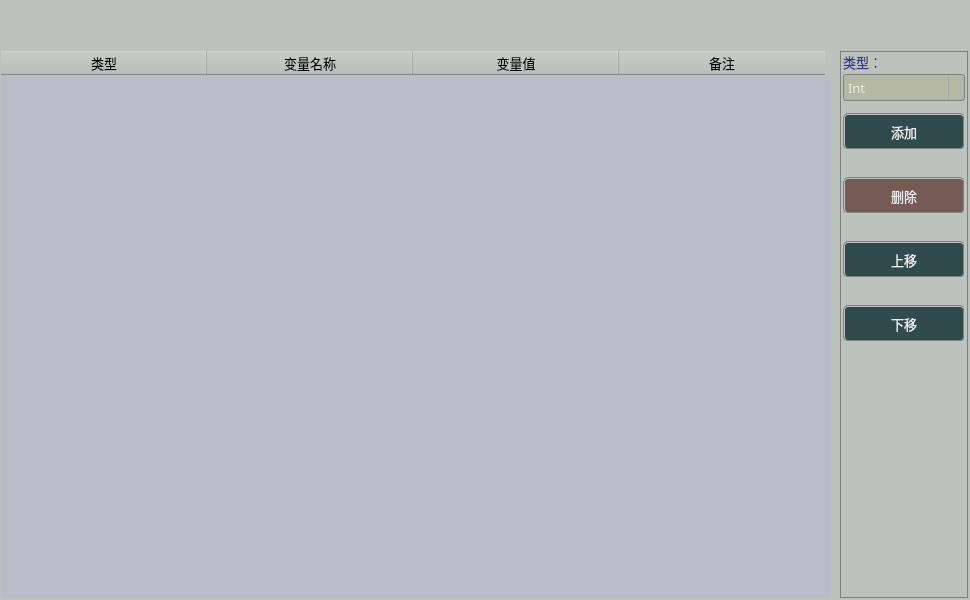
<?xml version="1.0" encoding="UTF-8"?>
<ui version="4.0">
 <class>frmGlobalVariableClass</class>
 <widget class="QDialog" name="frmGlobalVariableClass">
  <property name="geometry">
   <rect>
    <x>0</x>
    <y>0</y>
    <width>970</width>
    <height>600</height>
   </rect>
  </property>
  <property name="sizePolicy">
   <sizepolicy hsizetype="Fixed" vsizetype="Fixed">
    <horstretch>0</horstretch>
    <verstretch>0</verstretch>
   </sizepolicy>
  </property>
  <property name="minimumSize">
   <size>
    <width>970</width>
    <height>600</height>
   </size>
  </property>
  <property name="maximumSize">
   <size>
    <width>970</width>
    <height>600</height>
   </size>
  </property>
  <property name="windowTitle">
   <string>全局变量</string>
  </property>
  <property name="styleSheet">
   <string notr="true">background-color: #bcc2bc;</string>
  </property>
  <layout class="QVBoxLayout" name="verticalLayout_3">
   <property name="leftMargin">
    <number>1</number>
   </property>
   <property name="topMargin">
    <number>1</number>
   </property>
   <property name="rightMargin">
    <number>2</number>
   </property>
   <property name="bottomMargin">
    <number>2</number>
   </property>
   <item>
    <spacer name="verticalSpacer_2">
     <property name="orientation">
      <enum>Qt::Vertical</enum>
     </property>
     <property name="sizeType">
      <enum>QSizePolicy::Fixed</enum>
     </property>
     <property name="sizeHint" stdset="0">
      <size>
       <width>20</width>
       <height>50</height>
      </size>
     </property>
    </spacer>
   </item>
   <item>
    <layout class="QGridLayout" name="gridLayout" rowstretch="0">
     <property name="horizontalSpacing">
      <number>9</number>
     </property>
     <property name="verticalSpacing">
      <number>7</number>
     </property>
     <item row="0" column="3">
      <layout class="QVBoxLayout" name="verticalLayout_2">
       <property name="spacing">
        <number>0</number>
       </property>
       <item>
        <widget class="QFrame" name="frame">
         <property name="sizePolicy">
          <sizepolicy hsizetype="Fixed" vsizetype="Preferred">
           <horstretch>0</horstretch>
           <verstretch>0</verstretch>
          </sizepolicy>
         </property>
         <property name="minimumSize">
          <size>
           <width>128</width>
           <height>0</height>
          </size>
         </property>
         <property name="styleSheet">
          <string notr="true">border: 1px solid gray;</string>
         </property>
         <property name="frameShape">
          <enum>QFrame::StyledPanel</enum>
         </property>
         <property name="frameShadow">
          <enum>QFrame::Raised</enum>
         </property>
         <layout class="QVBoxLayout" name="verticalLayout_4">
          <property name="spacing">
           <number>2</number>
          </property>
          <property name="leftMargin">
           <number>2</number>
          </property>
          <property name="topMargin">
           <number>0</number>
          </property>
          <property name="rightMargin">
           <number>2</number>
          </property>
          <property name="bottomMargin">
           <number>0</number>
          </property>
          <item>
           <widget class="QLabel" name="label">
            <property name="font">
             <font>
              <family>微软雅黑</family>
              <pointsize>10</pointsize>
             </font>
            </property>
            <property name="styleSheet">
             <string notr="true">color: rgba(0, 0, 127,180);
border:none;</string>
            </property>
            <property name="text">
             <string>类型：</string>
            </property>
           </widget>
          </item>
          <item>
           <widget class="QComboBox" name="comboType">
            <property name="minimumSize">
             <size>
              <width>94</width>
              <height>27</height>
             </size>
            </property>
            <property name="font">
             <font>
              <family>微软雅黑</family>
              <pointsize>10</pointsize>
             </font>
            </property>
            <property name="styleSheet">
             <string notr="true">QComboBox {
    border: 1px solid gray;
    border-radius: 3px;  
    min-width: 6.1em;
    color: rgb(239, 235, 231);
	background-color: rgba(170, 170, 127,100);
}
QComboBox::drop-down {
    subcontrol-origin: padding;
    subcontrol-position: top right;
    width: 15px; 
    border-left-width: 1px;
    border-left-color: darkgray;
    border-left-style: solid;
    border-top-right-radius: 3px;
    border-bottom-right-radius: 3px;
}

QComboBox::down-arrow {
    image: url(:/res/ico/down_2.png);
} 
QComboBox::down-arrow:on {
    top: 1px;
    left: 1px;
}
QScrollBar:vertical{
		background:#FFFFF2; 
		padding-top:20px;
		padding-bottom:20px;
		padding-left:2px;
		padding-right:2px;
		border-left:1px solid #d7d7d7;}
QScrollBar::handle:vertical{
		background:#dbdbdb;
		border-radius:6px;
		min-height:20px;}
QScrollBar::handle:vertical:hover{
		background:#d0d0d0;}
QScrollBar::add-line:vertical{
		background:url(:/res/ico/down.png) center no-repeat;}
QScrollBar::sub-line:vertical{
		background:url(:/res/ico/up.png) center no-repeat;}</string>
            </property>
            <item>
             <property name="text">
              <string>Int</string>
             </property>
            </item>
            <item>
             <property name="text">
              <string>Double</string>
             </property>
            </item>
            <item>
             <property name="text">
              <string>QString</string>
             </property>
            </item>
            <item>
             <property name="text">
              <string>Bool</string>
             </property>
            </item>
            <item>
             <property name="text">
              <string>QPoint</string>
             </property>
            </item>
            <item>
             <property name="text">
              <string>QPointF</string>
             </property>
            </item>
            <item>
             <property name="text">
              <string>cv::Point</string>
             </property>
            </item>
            <item>
             <property name="text">
              <string>cv::Point2f</string>
             </property>
            </item>
            <item>
             <property name="text">
              <string>cv::Point3f</string>
             </property>
            </item>
            <item>
             <property name="text">
              <string>cv::Point3d</string>
             </property>
            </item>
            <item>
             <property name="text">
              <string>Float[]</string>
             </property>
            </item>
            <item>
             <property name="text">
              <string>Double[]</string>
             </property>
            </item>
           </widget>
          </item>
          <item>
           <spacer name="verticalSpacer_6">
            <property name="orientation">
             <enum>Qt::Vertical</enum>
            </property>
            <property name="sizeType">
             <enum>QSizePolicy::Fixed</enum>
            </property>
            <property name="sizeHint" stdset="0">
             <size>
              <width>20</width>
              <height>10</height>
             </size>
            </property>
           </spacer>
          </item>
          <item>
           <widget class="QPushButton" name="btnAdd">
            <property name="minimumSize">
             <size>
              <width>90</width>
              <height>37</height>
             </size>
            </property>
            <property name="font">
             <font>
              <family>微软雅黑</family>
              <pointsize>10</pointsize>
             </font>
            </property>
            <property name="styleSheet">
             <string notr="true">QWidget{ background-color: rgba(9, 42, 47, 200);}
QWidget{ color: rgb(235, 235, 235);}
QWidget{ border: 2px groove gray;border-radius: 5px;padding: 2px 4px;}
QPushButton:hover{ background-color: rgb(9, 62, 52);}
QPushButton:pressed{background-color: rgb(9, 82, 72);}</string>
            </property>
            <property name="text">
             <string>添加</string>
            </property>
           </widget>
          </item>
          <item>
           <spacer name="verticalSpacer_4">
            <property name="orientation">
             <enum>Qt::Vertical</enum>
            </property>
            <property name="sizeType">
             <enum>QSizePolicy::Fixed</enum>
            </property>
            <property name="sizeHint" stdset="0">
             <size>
              <width>20</width>
              <height>25</height>
             </size>
            </property>
           </spacer>
          </item>
          <item>
           <widget class="QPushButton" name="btnDelete">
            <property name="minimumSize">
             <size>
              <width>90</width>
              <height>37</height>
             </size>
            </property>
            <property name="font">
             <font>
              <family>微软雅黑</family>
              <pointsize>10</pointsize>
             </font>
            </property>
            <property name="styleSheet">
             <string notr="true">QWidget{ background-color: rgba(97, 63, 56, 200);}
QWidget{ color: rgb(235, 235, 235);}
QWidget{ border: 2px groove gray;border-radius: 5px;padding: 2px 4px;}
QPushButton:hover{ background-color: rgb(97, 83, 76);}
QPushButton:pressed{background-color: rgb(117, 83, 96);}</string>
            </property>
            <property name="text">
             <string>删除</string>
            </property>
           </widget>
          </item>
          <item>
           <spacer name="verticalSpacer_5">
            <property name="orientation">
             <enum>Qt::Vertical</enum>
            </property>
            <property name="sizeType">
             <enum>QSizePolicy::Fixed</enum>
            </property>
            <property name="sizeHint" stdset="0">
             <size>
              <width>20</width>
              <height>25</height>
             </size>
            </property>
           </spacer>
          </item>
          <item>
           <widget class="QPushButton" name="btnMoveUp">
            <property name="minimumSize">
             <size>
              <width>90</width>
              <height>37</height>
             </size>
            </property>
            <property name="font">
             <font>
              <family>微软雅黑</family>
              <pointsize>10</pointsize>
             </font>
            </property>
            <property name="styleSheet">
             <string notr="true">QWidget{ background-color: rgba(9, 42, 47, 200);}
QWidget{ color: rgb(235, 235, 235);}
QWidget{ border: 2px groove gray;border-radius: 5px;padding: 2px 4px;}
QPushButton:hover{ background-color: rgb(9, 62, 52);}
QPushButton:pressed{background-color: rgb(9, 82, 72);}</string>
            </property>
            <property name="text">
             <string>上移</string>
            </property>
           </widget>
          </item>
          <item>
           <spacer name="verticalSpacer_3">
            <property name="orientation">
             <enum>Qt::Vertical</enum>
            </property>
            <property name="sizeType">
             <enum>QSizePolicy::Fixed</enum>
            </property>
            <property name="sizeHint" stdset="0">
             <size>
              <width>20</width>
              <height>25</height>
             </size>
            </property>
           </spacer>
          </item>
          <item>
           <widget class="QPushButton" name="btnMoveDown">
            <property name="minimumSize">
             <size>
              <width>90</width>
              <height>37</height>
             </size>
            </property>
            <property name="font">
             <font>
              <family>微软雅黑</family>
              <pointsize>10</pointsize>
             </font>
            </property>
            <property name="styleSheet">
             <string notr="true">QWidget{ background-color: rgba(9, 42, 47, 200);}
QWidget{ color: rgb(235, 235, 235);}
QWidget{ border: 2px groove gray;border-radius: 5px;padding: 2px 4px;}
QPushButton:hover{ background-color: rgb(9, 62, 52);}
QPushButton:pressed{background-color: rgb(9, 82, 72);}</string>
            </property>
            <property name="text">
             <string>下移</string>
            </property>
           </widget>
          </item>
          <item>
           <spacer name="verticalSpacer">
            <property name="orientation">
             <enum>Qt::Vertical</enum>
            </property>
            <property name="sizeHint" stdset="0">
             <size>
              <width>20</width>
              <height>40</height>
             </size>
            </property>
           </spacer>
          </item>
         </layout>
        </widget>
       </item>
      </layout>
     </item>
     <item row="0" column="2">
      <layout class="QVBoxLayout" name="verticalLayout">
       <item>
        <widget class="QTableWidget" name="tableWidget">
         <property name="styleSheet">
          <string notr="true">QTableWidget          
{
    background-color: rgba(180, 180, 215,120);   
    border:none;
    gridline-color: rgba(220, 220, 255,255);
    color: rgba(20, 20, 20,200);
}
QTableWidget::item::selected
{   
    background-color: rgba(180, 180, 215,255); 
}
QScrollBar:vertical{ 
		background:#FFFFF2;
		padding-top:20px;
		padding-bottom:20px;
		padding-left:2px;
		padding-right:2px;
		border-left:1px solid #d7d7d7;}
QScrollBar::handle:vertical{
		background:#dbdbdb;
		border-radius:6px;
		min-height:20px;}
QScrollBar::handle:vertical:hover{
		background:#d0d0d0;}
QScrollBar::add-line:vertical{
		background:url(:/res/ico/down.png) center no-repeat;}
QScrollBar::sub-line:vertical{
		background:url(:/res/ico/up.png) center no-repeat;}
QScrollBar:horizontal{ 
		background:#FFFFF2;
		padding-top:20px;
		padding-bottom:20px;
		padding-left:2px;
		padding-right:2px;
		border-left:1px solid #d7d7d7;}
QScrollBar::handle:horizontal{
		background:#dbdbdb;
		border-radius:6px;
		min-height:20px;}
QScrollBar::handle:horizontal:hover{
		background:#d0d0d0;}
QScrollBar::add-line:horizontal{
		background:url(:/res/ico/right.png) center no-repeat;}
QScrollBar::sub-line:horizontal{
		background:url(:/res/ico/left.png) center no-repeat;}</string>
         </property>
         <property name="gridStyle">
          <enum>Qt::DashLine</enum>
         </property>
         <attribute name="horizontalHeaderDefaultSectionSize">
          <number>206</number>
         </attribute>
         <column>
          <property name="text">
           <string>类型</string>
          </property>
          <property name="font">
           <font>
            <family>微软雅黑</family>
            <pointsize>10</pointsize>
           </font>
          </property>
         </column>
         <column>
          <property name="text">
           <string>变量名称</string>
          </property>
          <property name="font">
           <font>
            <family>微软雅黑</family>
            <pointsize>10</pointsize>
           </font>
          </property>
         </column>
         <column>
          <property name="text">
           <string>变量值</string>
          </property>
          <property name="font">
           <font>
            <family>微软雅黑</family>
            <pointsize>10</pointsize>
           </font>
          </property>
         </column>
         <column>
          <property name="text">
           <string>备注</string>
          </property>
          <property name="font">
           <font>
            <family>微软雅黑</family>
            <pointsize>10</pointsize>
           </font>
          </property>
         </column>
        </widget>
       </item>
      </layout>
     </item>
    </layout>
   </item>
  </layout>
 </widget>
 <layoutdefault spacing="6" margin="11"/>
 <resources>
  <include location="res.qrc"/>
 </resources>
 <connections/>
</ui>
